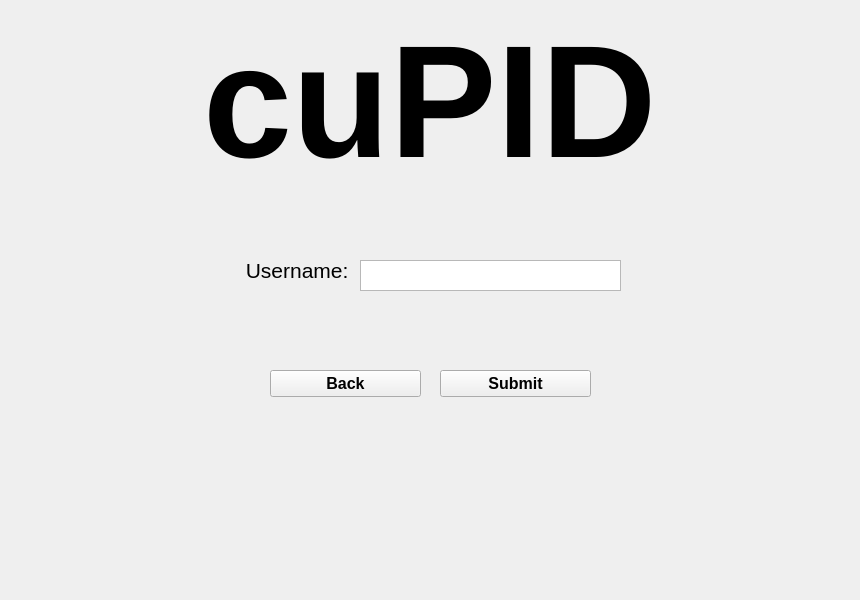
<?xml version="1.0" encoding="UTF-8"?>
<ui version="4.0">
 <class>AdminLoginPage</class>
 <widget class="QWidget" name="AdminLoginPage">
  <property name="geometry">
   <rect>
    <x>0</x>
    <y>0</y>
    <width>860</width>
    <height>600</height>
   </rect>
  </property>
  <property name="windowTitle">
   <string>Form</string>
  </property>
  <widget class="QPushButton" name="submitButton">
   <property name="geometry">
    <rect>
     <x>440</x>
     <y>370</y>
     <width>151</width>
     <height>27</height>
    </rect>
   </property>
   <property name="font">
    <font>
     <pointsize>12</pointsize>
     <weight>75</weight>
     <bold>true</bold>
    </font>
   </property>
   <property name="text">
    <string>Submit</string>
   </property>
  </widget>
  <widget class="QLabel" name="usernameLabel">
   <property name="geometry">
    <rect>
     <x>240</x>
     <y>260</y>
     <width>121</width>
     <height>21</height>
    </rect>
   </property>
   <property name="font">
    <font>
     <pointsize>16</pointsize>
     <weight>50</weight>
     <bold>false</bold>
    </font>
   </property>
   <property name="text">
    <string> Username:</string>
   </property>
  </widget>
  <widget class="QTextEdit" name="usernameTextEdit">
   <property name="geometry">
    <rect>
     <x>360</x>
     <y>260</y>
     <width>261</width>
     <height>31</height>
    </rect>
   </property>
  </widget>
  <widget class="QWidget" name="verticalLayoutWidget_2">
   <property name="geometry">
    <rect>
     <x>0</x>
     <y>10</y>
     <width>861</width>
     <height>183</height>
    </rect>
   </property>
   <layout class="QVBoxLayout" name="verticalLayout_3">
    <item alignment="Qt::AlignHCenter">
     <widget class="QLabel" name="label_2">
      <property name="font">
       <font>
        <pointsize>120</pointsize>
        <weight>75</weight>
        <bold>true</bold>
       </font>
      </property>
      <property name="text">
       <string>cuPID</string>
      </property>
     </widget>
    </item>
   </layout>
  </widget>
  <widget class="QPushButton" name="backButton">
   <property name="geometry">
    <rect>
     <x>270</x>
     <y>370</y>
     <width>151</width>
     <height>27</height>
    </rect>
   </property>
   <property name="font">
    <font>
     <pointsize>12</pointsize>
     <weight>75</weight>
     <bold>true</bold>
    </font>
   </property>
   <property name="text">
    <string>Back</string>
   </property>
  </widget>
  <widget class="QLabel" name="errorLabel">
   <property name="geometry">
    <rect>
     <x>366</x>
     <y>230</y>
     <width>251</width>
     <height>20</height>
    </rect>
   </property>
   <property name="palette">
    <palette>
     <active>
      <colorrole role="WindowText">
       <brush brushstyle="SolidPattern">
        <color alpha="255">
         <red>170</red>
         <green>0</green>
         <blue>0</blue>
        </color>
       </brush>
      </colorrole>
      <colorrole role="Button">
       <brush brushstyle="SolidPattern">
        <color alpha="255">
         <red>181</red>
         <green>7</green>
         <blue>10</blue>
        </color>
       </brush>
      </colorrole>
      <colorrole role="Light">
       <brush brushstyle="SolidPattern">
        <color alpha="255">
         <red>255</red>
         <green>26</green>
         <blue>30</blue>
        </color>
       </brush>
      </colorrole>
      <colorrole role="Midlight">
       <brush brushstyle="SolidPattern">
        <color alpha="255">
         <red>218</red>
         <green>16</green>
         <blue>20</blue>
        </color>
       </brush>
      </colorrole>
      <colorrole role="Dark">
       <brush brushstyle="SolidPattern">
        <color alpha="255">
         <red>90</red>
         <green>3</green>
         <blue>5</blue>
        </color>
       </brush>
      </colorrole>
      <colorrole role="Mid">
       <brush brushstyle="SolidPattern">
        <color alpha="255">
         <red>121</red>
         <green>4</green>
         <blue>6</blue>
        </color>
       </brush>
      </colorrole>
      <colorrole role="Text">
       <brush brushstyle="SolidPattern">
        <color alpha="255">
         <red>170</red>
         <green>0</green>
         <blue>0</blue>
        </color>
       </brush>
      </colorrole>
      <colorrole role="BrightText">
       <brush brushstyle="SolidPattern">
        <color alpha="255">
         <red>255</red>
         <green>255</green>
         <blue>255</blue>
        </color>
       </brush>
      </colorrole>
      <colorrole role="ButtonText">
       <brush brushstyle="SolidPattern">
        <color alpha="255">
         <red>0</red>
         <green>0</green>
         <blue>0</blue>
        </color>
       </brush>
      </colorrole>
      <colorrole role="Base">
       <brush brushstyle="SolidPattern">
        <color alpha="255">
         <red>255</red>
         <green>255</green>
         <blue>255</blue>
        </color>
       </brush>
      </colorrole>
      <colorrole role="Window">
       <brush brushstyle="SolidPattern">
        <color alpha="255">
         <red>181</red>
         <green>7</green>
         <blue>10</blue>
        </color>
       </brush>
      </colorrole>
      <colorrole role="Shadow">
       <brush brushstyle="SolidPattern">
        <color alpha="255">
         <red>0</red>
         <green>0</green>
         <blue>0</blue>
        </color>
       </brush>
      </colorrole>
      <colorrole role="AlternateBase">
       <brush brushstyle="SolidPattern">
        <color alpha="255">
         <red>218</red>
         <green>131</green>
         <blue>132</blue>
        </color>
       </brush>
      </colorrole>
      <colorrole role="ToolTipBase">
       <brush brushstyle="SolidPattern">
        <color alpha="255">
         <red>255</red>
         <green>255</green>
         <blue>220</blue>
        </color>
       </brush>
      </colorrole>
      <colorrole role="ToolTipText">
       <brush brushstyle="SolidPattern">
        <color alpha="255">
         <red>0</red>
         <green>0</green>
         <blue>0</blue>
        </color>
       </brush>
      </colorrole>
     </active>
     <inactive>
      <colorrole role="WindowText">
       <brush brushstyle="SolidPattern">
        <color alpha="255">
         <red>170</red>
         <green>0</green>
         <blue>0</blue>
        </color>
       </brush>
      </colorrole>
      <colorrole role="Button">
       <brush brushstyle="SolidPattern">
        <color alpha="255">
         <red>181</red>
         <green>7</green>
         <blue>10</blue>
        </color>
       </brush>
      </colorrole>
      <colorrole role="Light">
       <brush brushstyle="SolidPattern">
        <color alpha="255">
         <red>255</red>
         <green>26</green>
         <blue>30</blue>
        </color>
       </brush>
      </colorrole>
      <colorrole role="Midlight">
       <brush brushstyle="SolidPattern">
        <color alpha="255">
         <red>218</red>
         <green>16</green>
         <blue>20</blue>
        </color>
       </brush>
      </colorrole>
      <colorrole role="Dark">
       <brush brushstyle="SolidPattern">
        <color alpha="255">
         <red>90</red>
         <green>3</green>
         <blue>5</blue>
        </color>
       </brush>
      </colorrole>
      <colorrole role="Mid">
       <brush brushstyle="SolidPattern">
        <color alpha="255">
         <red>121</red>
         <green>4</green>
         <blue>6</blue>
        </color>
       </brush>
      </colorrole>
      <colorrole role="Text">
       <brush brushstyle="SolidPattern">
        <color alpha="255">
         <red>170</red>
         <green>0</green>
         <blue>0</blue>
        </color>
       </brush>
      </colorrole>
      <colorrole role="BrightText">
       <brush brushstyle="SolidPattern">
        <color alpha="255">
         <red>255</red>
         <green>255</green>
         <blue>255</blue>
        </color>
       </brush>
      </colorrole>
      <colorrole role="ButtonText">
       <brush brushstyle="SolidPattern">
        <color alpha="255">
         <red>0</red>
         <green>0</green>
         <blue>0</blue>
        </color>
       </brush>
      </colorrole>
      <colorrole role="Base">
       <brush brushstyle="SolidPattern">
        <color alpha="255">
         <red>255</red>
         <green>255</green>
         <blue>255</blue>
        </color>
       </brush>
      </colorrole>
      <colorrole role="Window">
       <brush brushstyle="SolidPattern">
        <color alpha="255">
         <red>181</red>
         <green>7</green>
         <blue>10</blue>
        </color>
       </brush>
      </colorrole>
      <colorrole role="Shadow">
       <brush brushstyle="SolidPattern">
        <color alpha="255">
         <red>0</red>
         <green>0</green>
         <blue>0</blue>
        </color>
       </brush>
      </colorrole>
      <colorrole role="AlternateBase">
       <brush brushstyle="SolidPattern">
        <color alpha="255">
         <red>218</red>
         <green>131</green>
         <blue>132</blue>
        </color>
       </brush>
      </colorrole>
      <colorrole role="ToolTipBase">
       <brush brushstyle="SolidPattern">
        <color alpha="255">
         <red>255</red>
         <green>255</green>
         <blue>220</blue>
        </color>
       </brush>
      </colorrole>
      <colorrole role="ToolTipText">
       <brush brushstyle="SolidPattern">
        <color alpha="255">
         <red>0</red>
         <green>0</green>
         <blue>0</blue>
        </color>
       </brush>
      </colorrole>
     </inactive>
     <disabled>
      <colorrole role="WindowText">
       <brush brushstyle="SolidPattern">
        <color alpha="255">
         <red>90</red>
         <green>3</green>
         <blue>5</blue>
        </color>
       </brush>
      </colorrole>
      <colorrole role="Button">
       <brush brushstyle="SolidPattern">
        <color alpha="255">
         <red>181</red>
         <green>7</green>
         <blue>10</blue>
        </color>
       </brush>
      </colorrole>
      <colorrole role="Light">
       <brush brushstyle="SolidPattern">
        <color alpha="255">
         <red>255</red>
         <green>26</green>
         <blue>30</blue>
        </color>
       </brush>
      </colorrole>
      <colorrole role="Midlight">
       <brush brushstyle="SolidPattern">
        <color alpha="255">
         <red>218</red>
         <green>16</green>
         <blue>20</blue>
        </color>
       </brush>
      </colorrole>
      <colorrole role="Dark">
       <brush brushstyle="SolidPattern">
        <color alpha="255">
         <red>90</red>
         <green>3</green>
         <blue>5</blue>
        </color>
       </brush>
      </colorrole>
      <colorrole role="Mid">
       <brush brushstyle="SolidPattern">
        <color alpha="255">
         <red>121</red>
         <green>4</green>
         <blue>6</blue>
        </color>
       </brush>
      </colorrole>
      <colorrole role="Text">
       <brush brushstyle="SolidPattern">
        <color alpha="255">
         <red>90</red>
         <green>3</green>
         <blue>5</blue>
        </color>
       </brush>
      </colorrole>
      <colorrole role="BrightText">
       <brush brushstyle="SolidPattern">
        <color alpha="255">
         <red>255</red>
         <green>255</green>
         <blue>255</blue>
        </color>
       </brush>
      </colorrole>
      <colorrole role="ButtonText">
       <brush brushstyle="SolidPattern">
        <color alpha="255">
         <red>90</red>
         <green>3</green>
         <blue>5</blue>
        </color>
       </brush>
      </colorrole>
      <colorrole role="Base">
       <brush brushstyle="SolidPattern">
        <color alpha="255">
         <red>181</red>
         <green>7</green>
         <blue>10</blue>
        </color>
       </brush>
      </colorrole>
      <colorrole role="Window">
       <brush brushstyle="SolidPattern">
        <color alpha="255">
         <red>181</red>
         <green>7</green>
         <blue>10</blue>
        </color>
       </brush>
      </colorrole>
      <colorrole role="Shadow">
       <brush brushstyle="SolidPattern">
        <color alpha="255">
         <red>0</red>
         <green>0</green>
         <blue>0</blue>
        </color>
       </brush>
      </colorrole>
      <colorrole role="AlternateBase">
       <brush brushstyle="SolidPattern">
        <color alpha="255">
         <red>181</red>
         <green>7</green>
         <blue>10</blue>
        </color>
       </brush>
      </colorrole>
      <colorrole role="ToolTipBase">
       <brush brushstyle="SolidPattern">
        <color alpha="255">
         <red>255</red>
         <green>255</green>
         <blue>220</blue>
        </color>
       </brush>
      </colorrole>
      <colorrole role="ToolTipText">
       <brush brushstyle="SolidPattern">
        <color alpha="255">
         <red>0</red>
         <green>0</green>
         <blue>0</blue>
        </color>
       </brush>
      </colorrole>
     </disabled>
    </palette>
   </property>
   <property name="text">
    <string/>
   </property>
   <property name="alignment">
    <set>Qt::AlignCenter</set>
   </property>
  </widget>
 </widget>
 <resources/>
 <connections/>
</ui>
